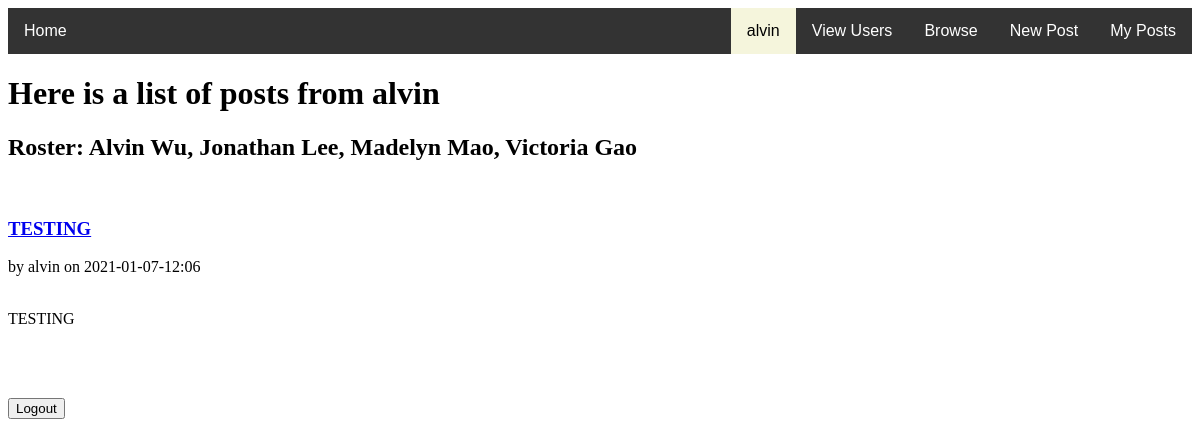
Page /blog/alvin (signed in) on the earlier database version.
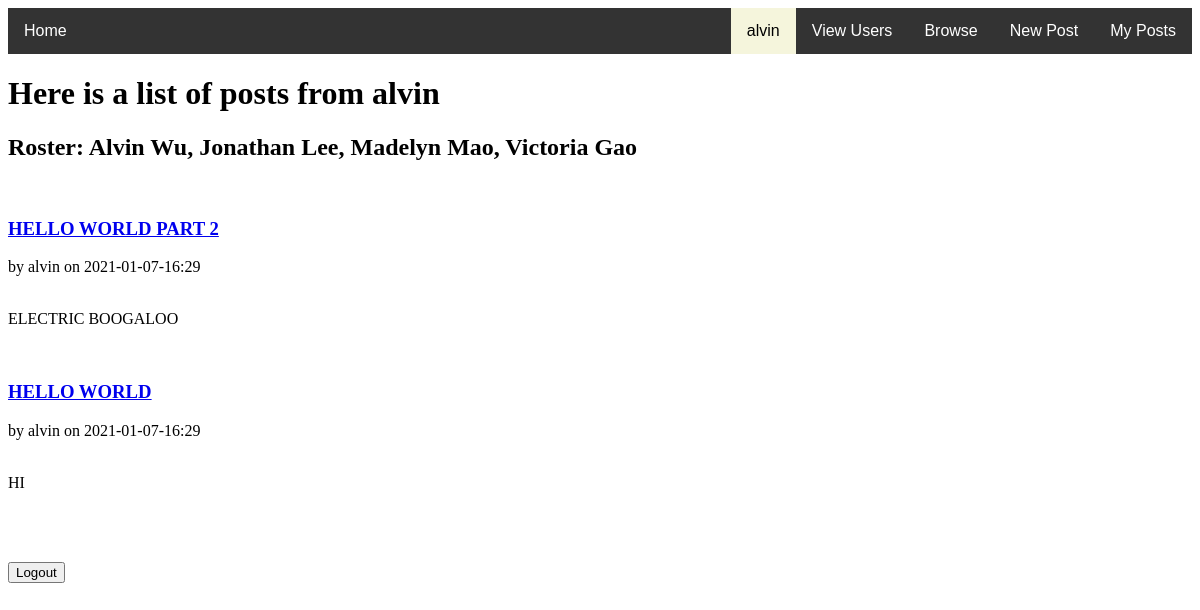
Same page on the later database version.
### tables this page shows
CREATE TABLE posts(ID Integer, UserID text, Title text, Text text, Date text);

### __init__.py (the view)
@app.route("/blog/<usrname>")
def viewuserblog(usrname):
    c = db.cursor()
    c.execute('SELECT ID FROM users WHERE username = \'' + str(usrname) + '\'')
    userid = c.fetchall()[0]
    c.execute('SELECT ID, Title, Text, Date FROM posts WHERE UserID = \'' + str(userid[0]) + '\'')
    posts = c.fetchall()
    c.close()
    return render_template('viewuserblog.html', user=usrname, posts=posts, status = True)

### templates/viewuserblog.html (shortened to what this page needs)
<!DOCTYPE html>
<html>
{% extends "base.html" %}
{% block body %}
  <head>
  </head>
  <body>
   <h1> Here is a list of posts from {{ user }} </h1>
   <h2>
    Roster: Alvin Wu, Jonathan Lee, Madelyn Mao, Victoria Gao
    </h2>
    <br>
    {% for p in posts|reverse %}
      <header>
        <div>
          <h3><a href="/post/{{p[0]}}">{{ p[1] }}</a></h3>
          <div class="authorinfo">by {{ user }} on {{ p[3] }}</div>
        </div>
      </header>
      <br>
      <p class="body">{{ p[2] }}</p>
      <br>
    {% endfor %}
<br></br>
    <form action = "/logout">
	<input type = "submit" value ="Logout">
    </form>
  </body>
{% endblock %}

Differences in the rows shown:
removed posts: Title "TESTING", user "alvin", Date "2021-01-07-12:06", Text "TESTING"
now on this page (row edited): posts: Title "HELLO WORLD PART 2", user "alvin", Date "2021-01-07-16:29", Text "ELECTRIC BOOGALOO"
added posts: Title "HELLO WORLD", user "alvin", Date "2021-01-07-16:29", Text "HI"
